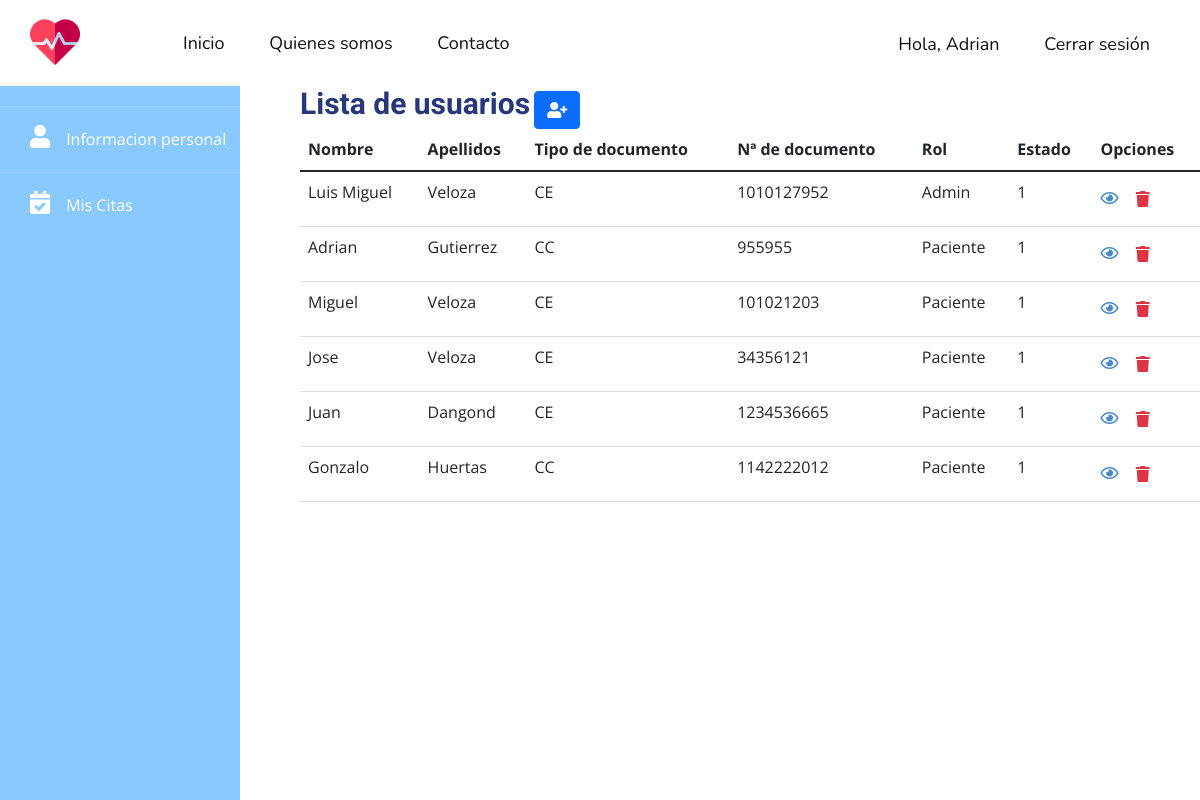
The app's page /all-users (signed in), older data.
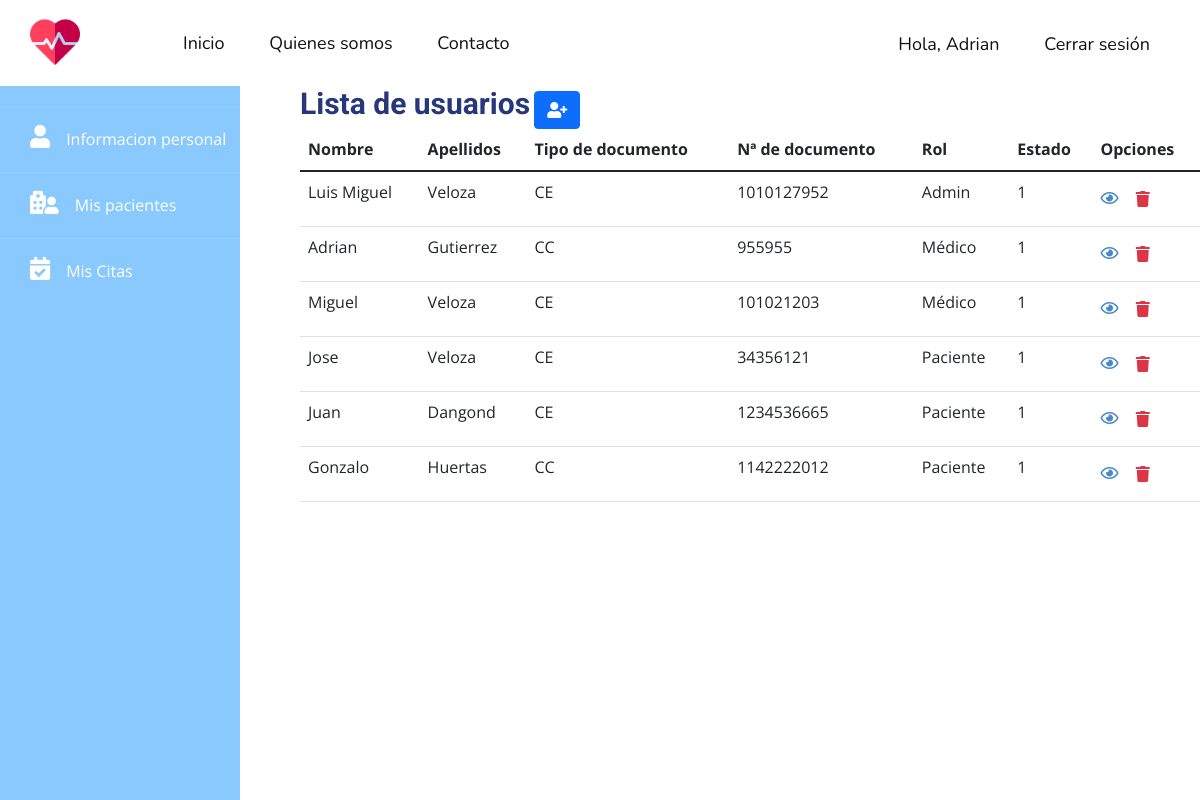
The same page, newer data.
### tables this page shows
CREATE TABLE users (id INTEGER PRIMARY KEY AUTOINCREMENT NOT NULL UNIQUE, first_name VARCHAR NOT NULL, last_name VARCHAR NOT NULL, email VARCHAR UNIQUE NOT NULL, phone VARCHAR, document_type VARCHAR (2) NOT NULL, document_number INTEGER NOT NULL UNIQUE, gender CHAR NOT NULL, address VARCHAR NOT NULL, password VARCHAR NOT NULL, role INTEGER NOT NULL, status INTEGER NOT NULL DEFAULT (1));

### app.py (the view)
@app.route('/all-users')
@login_required
def all_users():
    db = get_db()
    users = db.execute(
        'SELECT id, first_name, last_name, document_type, document_number, role, status  FROM users').fetchall()
    users = list(users)
    for user in users:
        for d in user:
            if user.index(d) == 5:
                print(d)
    return render_template('/users/all-users.html', users=users)

### app.py (called while the page is built)
def login_required(view):
    @functools.wraps(view)
    def wrapped_view(**kwargs):
        if g.user is None:
            return redirect(url_for('login'))
        return view(**kwargs)
    return wrapped_view

@app.before_request
def load_logged_in_user():
    user_id = session.get('user_id')
    if user_id is None:
        g.user = None
    else:
        db = get_db()
        g.user = db.execute('SELECT * FROM users WHERE id = ?', (user_id,)).fetchone()

### db.py (called while the page is built)
def get_db():
    try:
        if 'db' not in g:
            g.db = sqlite3.connect('hospital.db')
        return g.db
    except Error:
        print(Error)

### templates/users/all-users.html (shortened to what this page needs)
{% extends "layout.html" %}
{% block content %}
    {% include '/template-parts/sidebar.html' %}
    <div class="main">
        <h1 style="display: inline">Lista de usuarios</h1>
        <a href="{{ url_for('create_user') }}" class="btn btn-primary"><i class="fas fa-user-plus"></i>
        </a>
        <table class="table">
            <thead class="thead-dark">
            <tr>
                <th scope="col">Nombre</th>
                <th scope="col">Apellidos</th>
                <th scope="col">Tipo de documento</th>
                <th scope="col">Nª de documento</th>
                <th scope="col">Rol</th>
                <th scope="col">Estado</th>
                <th scope="col">Opciones</th>
            </tr>
            </thead>
            <tbody>
            {% for user in users %}
                <tr>
                    <form method="post" action="{{ url_for('delete_user', id=user[0]) }}">
                        <td>{{ user[1] }}</td>
                        <td>{{ user[2] }}</td>
                        <td>{{ user[3] }}</td>
                        <td>{{ user[4] }}</td>
                        {% if user[5] == 1 %}
                            <td>Admin</td>
                        {% elif user[5] == 2 %}
                            <td>Médico</td>
                        {% elif user[5] == 3 %}
                            <td>Paciente</td>
                        {% endif %}
                        <td>{{ user[6] }}</td>
                        <td>
                            <a href="{{ url_for('get_user', id=user[0]) }}">
                                <i class="far fa-eye"></i>
                            </a>
                            <button type="submit" class="text-danger btn ml-3">
                                <i class="fas fa-trash"></i>
                            </button>
                        </td>
                    </form>
                </tr>
            {% endfor %}
            </tbody>
        </table>
    </div>
{% endblock %}

### templates/layout.html (shortened to what this page needs)
<!DOCTYPE html>
<html style="font-size: 16px;" lang="es">
<head>
    <link href="https://cdn.jsdelivr.net/npm/bootstrap@5.1.3/dist/css/bootstrap.min.css" rel="stylesheet"
>
    <link rel="stylesheet" href={{ url_for('static', filename="css/nicepage.css") }} media="screen">
    <link rel="stylesheet" href={{ url_for('static', filename="css/app.css") }} media="screen">
    <link href="https://cdnjs.cloudflare.com/ajax/libs/font-awesome/5.13.0/css/all.min.css" rel="stylesheet">
</head>
<body data-home-page="index.html" data-home-page-title="Inicio" class="u-body">
{% include '/template-parts/header.html' %}
{% block content %}{% endblock %}
</body>
</html>

### templates/template-parts/header.html (shortened to what this page needs)
<header class="u-clearfix u-header u-header" id="sec-f901">
    <div class="u-clearfix u-sheet u-sheet-1">
        <a href="{{ url_for('index') }}" class="u-image u-logo u-image-1" data-image-width="512"
           data-image-height="512">
            <img src="{{ url_for('static', filename="images/cardiogram.png") }}" class="u-logo-image u-logo-image-1"
                 alt="">
        </a>
        <nav class="u-menu u-menu-dropdown u-offcanvas u-menu-1">
            <div class="u-custom-menu u-nav-container">
                <ul class="u-custom-font u-nav u-unstyled u-nav-1">
                    <li class="u-nav-item">
                        <a class="u-active-custom-color-2 u-button-style u-hover-custom-color-1 u-nav-link u-text-active-black u-text-hover-white"
                           href="{{ url_for('index') }}" style="padding: 10px 20px;">Inicio</a>
                    </li>
                    <li class="u-nav-item">
                        <a class="u-active-custom-color-2 u-button-style u-hover-custom-color-1 u-nav-link u-text-active-black u-text-hover-white"
                           href="{{ url_for('about_us') }}" style="padding: 10px 20px;">Quienes somos</a>
                    </li>
                    <li class="u-nav-item">
                        <a class="u-active-custom-color-2 u-button-style u-hover-custom-color-1 u-nav-link u-text-active-black u-text-hover-white"
                           href="{{ url_for('contact_us') }}" style="padding: 10px 20px;">Contacto</a>
                    </li>
                </ul>
            </div>
        </nav>
        <nav class="u-menu u-menu-dropdown u-offcanvas u-menu-2">
            <div class="u-custom-menu u-nav-container">
                <ul class="u-custom-font u-nav u-unstyled u-nav-3">
                    {% if not g.user %}
                        <li class="u-nav-item"><a
                                class="u-active-custom-color-2 u-button-style u-hover-custom-color-1 u-nav-link u-text-active-black u-text-hover-white"
                                href="{{ url_for('login') }}" style="padding: 10px 20px;">Iniciar sesión</a>
                        </li>
                        <li class="u-nav-item"><a
                                class="u-active-custom-color-2 u-button-style u-hover-custom-color-1 u-nav-link u-text-active-black u-text-hover-white"
                                href="{{ url_for('register') }}" style="padding: 10px 20px;">Registrarse</a>
                        </li>
                    {% else %}
                        <li class="u-nav-item"><a
                                class="u-active-custom-color-2 u-button-style u-hover-custom-color-1 u-nav-link u-text-active-black u-text-hover-white"
                                href="{{ url_for('dashboard') }}" style="padding: 10px 20px;">Hola, {{ g.user[1] }}</a>
                        </li>
                        <li class="u-nav-item"><a
                                class="u-active-custom-color-2 u-button-style u-hover-custom-color-1 u-nav-link u-text-active-black u-text-hover-white"
                                href="{{ url_for('logout') }}" style="padding: 10px 20px;">Cerrar sesión</a>
                        </li>
                    {% endif %}
                </ul>
            </div>
        </nav>
    </div>
</header>

### templates/template-parts/sidebar.html
<div class="sidebar">
    <ul>
        <li><a href="{{ url_for('profile') }}"><i class="fas fa-user"></i>Informacion personal</a></li>
        {% if g.user[10] == 1 %}
            <li><a href="{{ url_for('dashboard') }}"><i class="fas fa-chart-pie"></i>Dashboard</a></li>
            <li><a href="{{ url_for('doctors') }}"><i class="fas fa-user-md"></i>Médicos</a></li>
            <li><a href="{{ url_for('patients') }}"><i class="fas fa-hospital-user"></i>Pacientes</a></li>
            <li><a href="{{ url_for('appointments') }}"><i class="fas fa-calendar-check"></i>Citas</a></li>
            <li><a href="{{ url_for('all_users') }}"><i class="fas fa-user"></i>Gestión de usuarios</a></li>
        {% elif g.user[10] == 2 %}
            <li><a href="{{ url_for('patients') }}"><i class="fas fa-hospital-user"></i>Mis pacientes</a></li>
            <li><a href="{{ url_for('appointments') }}"><i class="fas fa-calendar-check"></i>Mis Citas</a></li>
        {% elif g.user[10] == 3 %}
            <li><a href="{{ url_for('appointments') }}"><i class="fas fa-calendar-check"></i>Mis Citas</a></li>
        {% endif %}
    </ul>
</div>

### static/css/app.css (style rules this page uses)
* { margin: 0; padding: 0; text-decoration: none; }
.sidebar { position: absolute; top: 86px; width: 240px; left: 0px; height: calc(100% - 86px); background: #8ac9fe; transition: all .5s ease; }
.sidebar a { display: block; height: 100%; width: 100%; color: white; line-height: 65px; padding-left: 30px; box-sizing: border-box; border-top: 1px solid rgba(255, 255, 255, .1); transition: all .5s ease; }
.sidebar a i { font-size: 23px; margin-right: 16px; }
li { list-style: none; }
ul { padding-left: 0; }
.sidebar + .main { margin-left: 300px; }
.sidebar + .main h1 { color: #28377a; font-size: 30px; font-weight: bold; }

Row changes from the older to the newer data that the page shows:
changed users "Adrian": role "Paciente" → "Médico"
changed users "Miguel": role "Paciente" → "Médico"
Text that changed along with them:
text now shown: "Mis pacientes"
